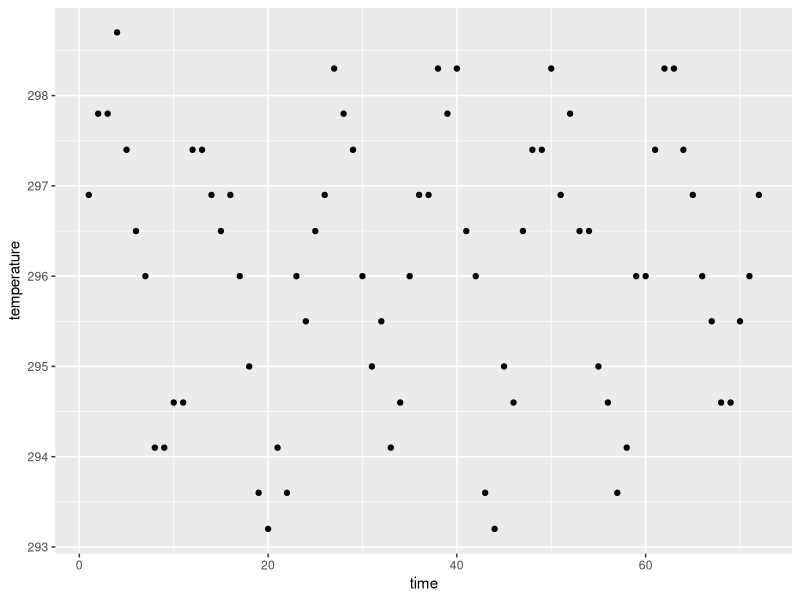
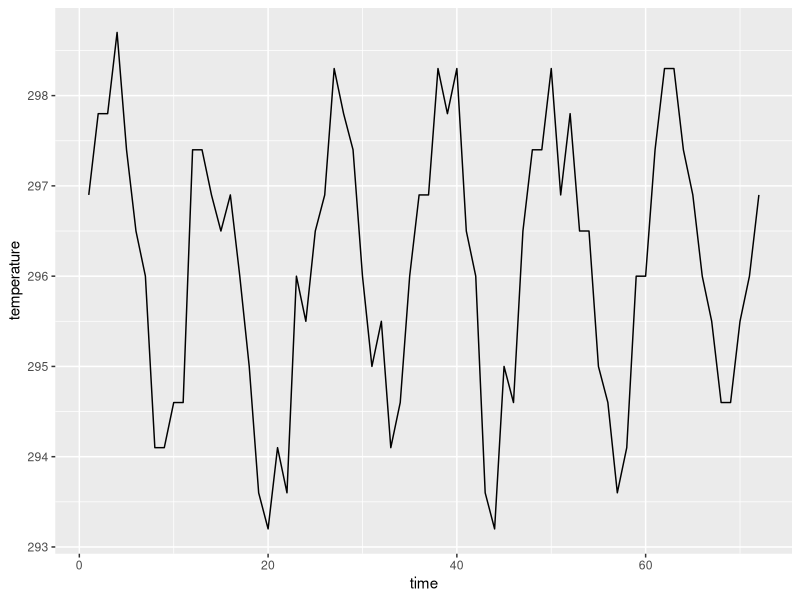
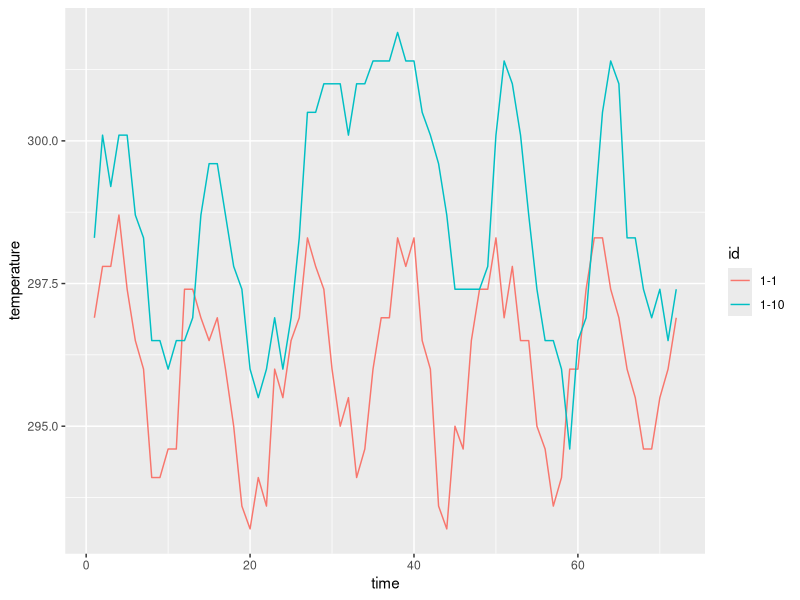

The R source for these figures, in order: (Note: this script raises an error after producing the figures.)
## ---- chunk 1
knitr::opts_chunk$set(echo = TRUE)
library(tidyverse)
library(lubridate)
## ---- chunk 2
data(nasa, package="GGally")
head(nasa)
## ---- chunk 3
library(tidyverse)
nasa %>% filter(x == 1, y == 1) %>%
  ggplot(aes(x = time, y = temperature)) + geom_point()
## ---- chunk 4
nasa %>% filter(x == 1, y == 1) %>%
  ggplot(aes(x = time, y = temperature)) + geom_line()
## ---- chunk 5
nasa %>% filter(x == 1, y %in% c(1, 10)) %>%
  ggplot(aes(x = time, y = temperature, group=id, color = id)) + geom_line()
## ---- chunk 6
data(box, package="classdata")
box %>% filter(Movie == "The Avengers: Age of Ultron") %>%
  ggplot(aes(x = Date, y = Total.Gross)) + geom_line()
## ---- chunk 7
box %>% filter(Thtrs. > 100) %>%
  ggplot(aes(x = Date, y = log(Total.Gross), 
             group = interaction(Movie, Distributor))) + geom_line()
## ---- chunk 8
box_summary <- box %>% group_by(Movie, Distributor) %>%
  summarize(
    Date = max(Date),
    Week = max(Week),
    Max.Gross = max(Total.Gross, na.rm=TRUE),
    First.Gross = min(Total.Gross, na.rm=TRUE)
  )

box %>% filter(Thtrs. > 100) %>%
  ggplot(aes(x = Date, y = Total.Gross, 
             group = interaction(Movie, Distributor))) + geom_line() +
  geom_text(aes(x = Date, y = Max.Gross, label = Movie), 
            data = box_summary %>% filter(Max.Gross > 2.5e8))
## ---- chunk 9
box %>% filter(Thtrs. > 100) %>%
  ggplot(aes(x = Date, y = Total.Gross, 
             group = interaction(Movie, Distributor))) + geom_line() +
  ggrepel::geom_text_repel(aes(x = Date, y = Max.Gross, label = Movie), 
            data = box_summary %>% filter(Max.Gross > 2.5e8), colour="grey50")
## ---- chunk 10
box %>% filter(Week <= 5) %>%
  mutate(Year = year(Date)) %>%
  ggplot(aes(x = Week, y = Total.Gross, 
             group = interaction(Movie, Distributor))) + geom_line() +
  facet_grid(.~Year)
